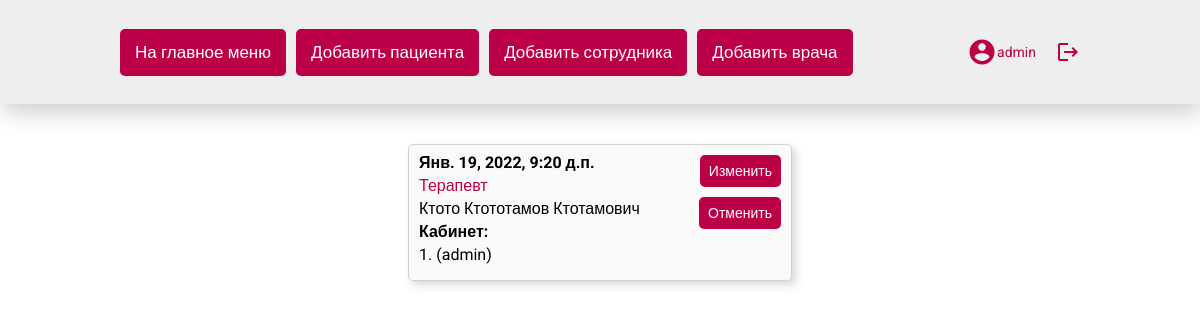
The app's page /coupon/ (signed in), older data.
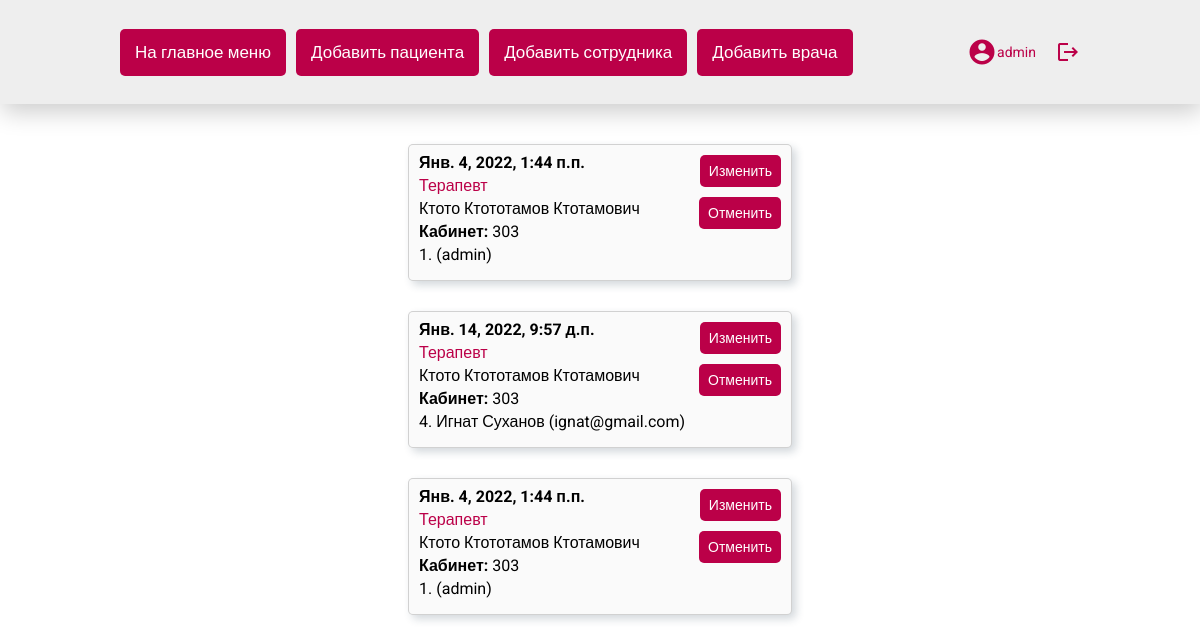
The same page, newer data.
### main/models.py (models this page shows, shortened)
class Coupons(models.Model):
    coupons_id = models.AutoField(primary_key=True, blank=False, verbose_name='ID талона')
    adm_date = models.DateTimeField(blank=False, verbose_name='Дата посещения')
    patient = models.ForeignKey(Patients,  on_delete=models.CASCADE, blank=False, null=True, verbose_name='Пациент')
    doctor = models.ForeignKey(Doctors,  on_delete=models.CASCADE, blank=False, null=True, verbose_name='Врач')
    def get_update_url(self):
        return reverse('update_coupon_url', kwargs={'coupon_id': self.coupons_id})
    def get_delete_url(self):
        return reverse('delete_coupon_url', kwargs={'coupon_id': self.coupons_id})
    class Meta:
        verbose_name = 'Талон'
        verbose_name_plural = 'Талоны'

class Doctors(models.Model):
    doctor_id = models.AutoField(primary_key=True, blank=False, verbose_name='ID врача')
    fio = models.CharField(max_length=100, blank=False, verbose_name='ФИО врача')
    direction = models.ForeignKey(DirectionDoctors,  on_delete=models.CASCADE, blank=False, null=True, verbose_name='Напрвление врача')
    cab = models.CharField(max_length=3, blank=False, verbose_name='Номер кабинета', default='')
    def __str__(self):
        return self.fio
    class Meta:
        verbose_name = 'Врач'
        verbose_name_plural = 'Врачи'

class DirectionDoctors(models.Model):
    direction_id = models.AutoField(primary_key=True, blank=False, verbose_name='ID направления')
    direction_doctors = models.CharField(max_length=100, blank=False, verbose_name='Направление врача')
    def __str__(self):
        return self.direction_doctors
    class Meta:
        verbose_name = 'Направление'
        verbose_name_plural = 'Направления'

class Patients(models.Model):
    patient_id = models.AutoField(primary_key=True, blank=False, verbose_name='ID пациента')
    bd = models.DateField(blank=False, verbose_name='Дата рождения пациента')
    policy = models.CharField(max_length=16, blank=False, verbose_name='Полис')
    passport = models.CharField(max_length=10,blank=False, verbose_name='Паспорт')
    user = models.ForeignKey(User,  on_delete=models.CASCADE, blank=False, null=True, verbose_name='пользователь')
    class Meta:
        verbose_name = 'Пациент'
        verbose_name_plural = 'Пациенты'

### main/views.py (the view)
# urls.py: path('coupon/', CouponView.as_view(), name='coupon_url'),
class CouponView(View):
    def get(self, request):
        if request.user.is_authenticated:
            user = request.user
        else:
            return HttpResponseRedirect('/login/')
        if user.is_staff:
            coupons = Coupons.objects.all()
        else:
            current_patient = Patients.objects.get(user = user)
            coupons = Coupons.objects.filter(patient = current_patient)
        return render(request, 'coupon.html', context={'coupons': coupons})

### main/templates/coupon.html (shortened to what this page needs)
{% extends 'base.html' %}
{% load static %}
{% block content %}
    <div class="coupon-view view-block">
        {% for coupon in coupons %}
            <div class="view-item">
                <div class="coupon-info">
                    <div class="coupon-date">
                        <p>{{ coupon.adm_date }}</p>
                    </div>
                    <div class="coupon-doctor-direction">
                        <p>{{ coupon.doctor.direction }}</p>
                    </div>
                    <div class="coupon-doctor">
                        <p>{{ coupon.doctor }}</p>
                    </div>
                    <div class="coupon-cab">
                        <p><span style="font-weight: 700;">Кабинет:</span> {{ coupon.doctor.cab }}</p>
                    </div>
                    {% if request.user.is_staff %}
                        <div class="coupon-doctor">
                            <p>{{ coupon.patient.user.id }}. {{ coupon.patient.user.first_name }} {{ coupon.patient.user.last_name }} ({{ coupon.patient.user.username }})</p>
                        </div>
                    {% endif %}
                </div>
                <div class="coupon-btn">
                    <a href="{{ coupon.get_update_url }}" class="btn">Изменить</a>
                    <a href="{{ coupon.get_delete_url }}" class="btn">Отменить</a>
                </div>
            </div>
        {% endfor %}
    </div>
{% endblock %}

### main/templates/base.html (shortened to what this page needs)
{% load static %}
<!DOCTYPE html>
<html lang="en">
<head>
    <link rel="stylesheet" href="{% static 'css/style.css' %}">
</head>
<body>
    <div class="wrapper">
        <header>
            <div class="container">
                <nav class="nav-menu">
                    <ul>
                        {% if request.path != '/' %}
                            <li><a href="{% url 'index_url' %}" class="btn">На главное меню</a></li>
                        {% endif %}
                        {% if request.user.is_staff %}
                            <li><a href="" class="btn">Добавить пациента</a></li>
                            <li><a href="" class="btn">Добавить сотрудника</a></li>
                            <li><a href="" class="btn">Добавить врача</a></li>
                        {% endif %}
                    </ul>
                </nav>
                <div class="profile-block">
                    {% if request.user.is_authenticated %}
                        <p class="profile-link" style="color:rgb(187, 0, 72);">
                            <span class="material-icons material-icons-outlined" style="font-size: 30px;">
                            </span>
                            <span>
                                {% if request.user.is_staff %}
                                    {{ request.user.username }}
                                {% else %}
                                    {{ request.user.first_name }}
                                {% endif %}
                            </span>
                            <a class="profile-link" style="margin-left: 20px;" href="{% url 'logout_url' %}">
                                <span class="material-icons material-icons-outlined">
                                </span>
                            </a>
                        </p>
                    {% endif %}
                </div>
            </div>
        </header>
        <main>
            <div class="container">
                {% block content %}
                {% endblock %}
            </div>
        </main>
    </div>
</body>
</html>

### main/static/css/style.css (style rules this page uses)
* { padding: 0; margin: 0; border: 0; }
*,*:before,*:after { -moz-box-sizing: border-box; -webkit-box-sizing: border-box; box-sizing: border-box; font-family: 'Roboto', sans-serif; }
nav,footer,header,aside { display: block; }
html,body { height: 100%; width: 100%; font-size: 100%; line-height: 1; font-size: 14px; -ms-text-size-adjust: 100%; -moz-text-size-adjust: 100%; -webkit-text-size-adjust: 100%; }
a, a:visited { text-decoration: none; }
ul li { list-style: none; }
.container { width: 80%; margin: 0 auto; }
header { background-color: rgb(238, 238, 238); box-shadow: 2px 8px 23px 0px rgba(0, 0, 0, 0.2); min-height: 13vh; }
header .container { height: 13vh; display: flex; flex-direction: row; align-items: center; justify-content: space-between; }
.nav-menu ul { display: flex; min-height: 100%; flex-direction: row; align-items: center; gap: 10px; }
.btn { display: inline-block; padding: 15px; background-color: rgb(187, 0, 72); color: white; font-size: 17px; border-radius: 5px; transition: all .2s ease-out; }
.view-block { width: 40%; margin: 40px auto 0; }
.view-item { width: 100%; background-color: rgb(250, 250, 250); box-shadow: 4px 4px 8px 0px rgba(34, 60, 80, 0.2); padding: 10px; font-size: 16px; margin-bottom: 30px; border: 1px solid rgba(0, 0, 0, 0.164); border-radius: 5px; display: flex; flex-direction: row; justify-content: space-between; }
.coupon-doctor-direction { color: rgb(187, 0, 72); }
.coupon-date { font-weight: bold; margin-bottom: 7px; }
.coupon-doctor { margin: 7px 0; }
.coupon-btn { display: flex; flex-direction: column; align-items: flex-end; gap: 10px; }
.coupon-btn a { padding: 9px; font-size: 14px; }
.profile-link { color: rgb(187, 0, 72); display: flex; flex-direction: row; align-items: center; }

Row changes from the older to the newer data that the page shows:
removed Coupons: adm_date "Янв. 19, 2022, 9:20 д.п.", doctor.direction "Терапевт", doctor "Ктото Ктототамов Ктотамович", patient.user.id "1", patient.user.username "admin"
added Coupons: adm_date "Янв. 4, 2022, 1:44 п.п.", doctor.direction "Терапевт", doctor "Ктото Ктототамов Ктотамович", doctor.cab "303", patient.user.id "1", patient.user.username "admin"
added Coupons: adm_date "Янв. 14, 2022, 9:57 д.п.", doctor.direction "Терапевт", doctor "Ктото Ктототамов Ктотамович", doctor.cab "303", patient.user.id "4", patient.user.first_name "Игнат", patient.user.last_name "Суханов", patient.user.username "ignat@gmail.com"
added Coupons: adm_date "Янв. 4, 2022, 1:44 п.п.", doctor.direction "Терапевт", doctor "Ктото Ктототамов Ктотамович", doctor.cab "303", patient.user.id "1", patient.user.username "admin"
